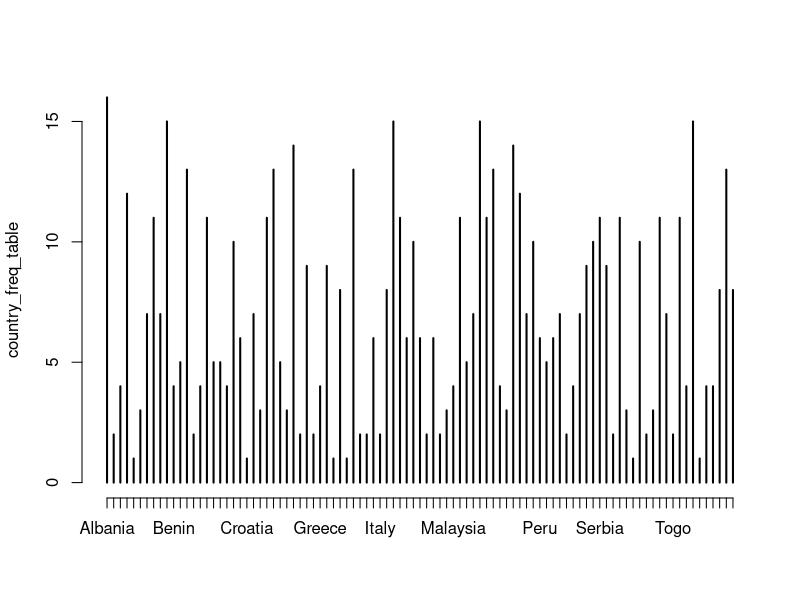
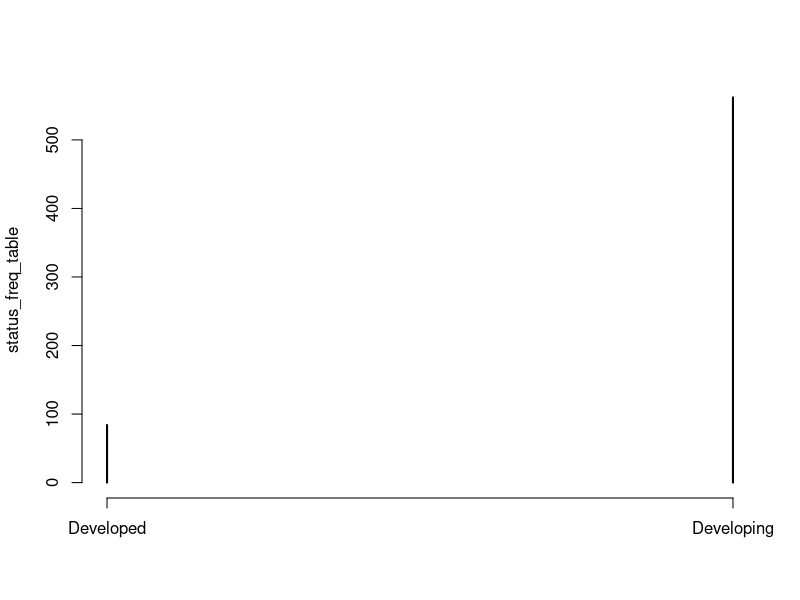
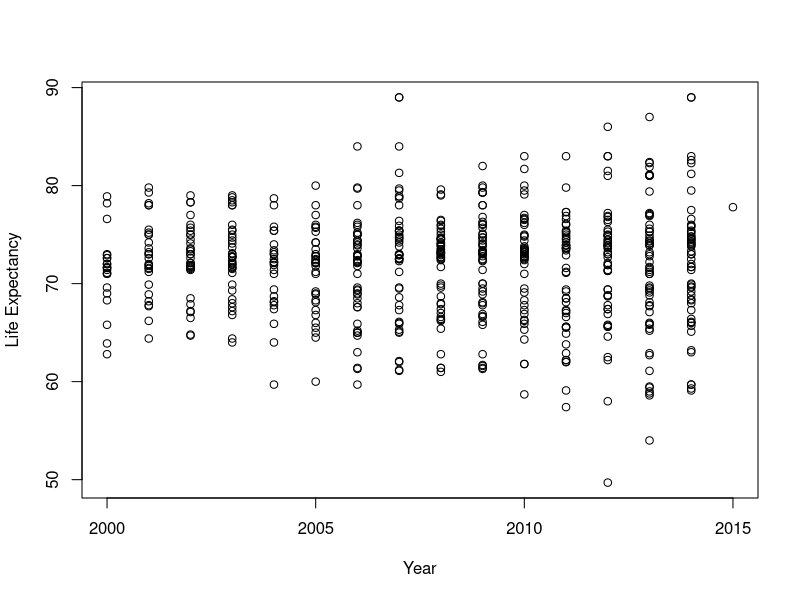
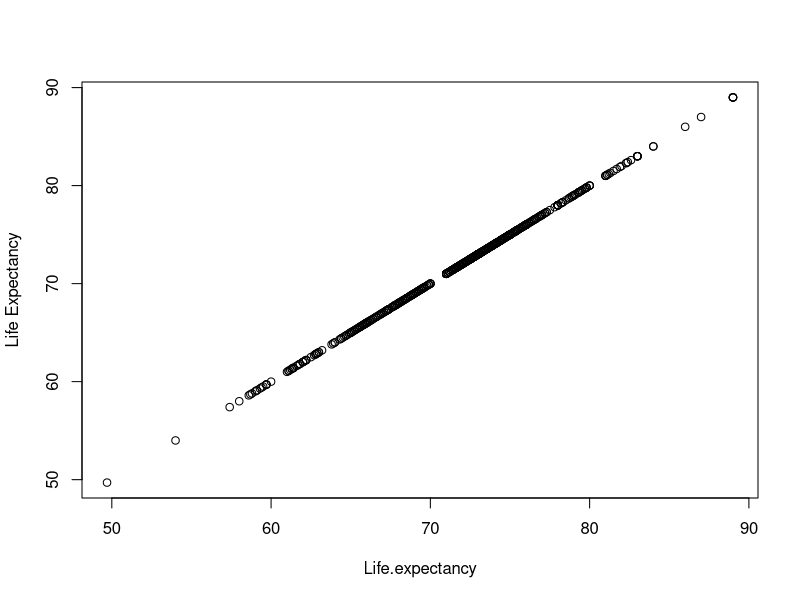
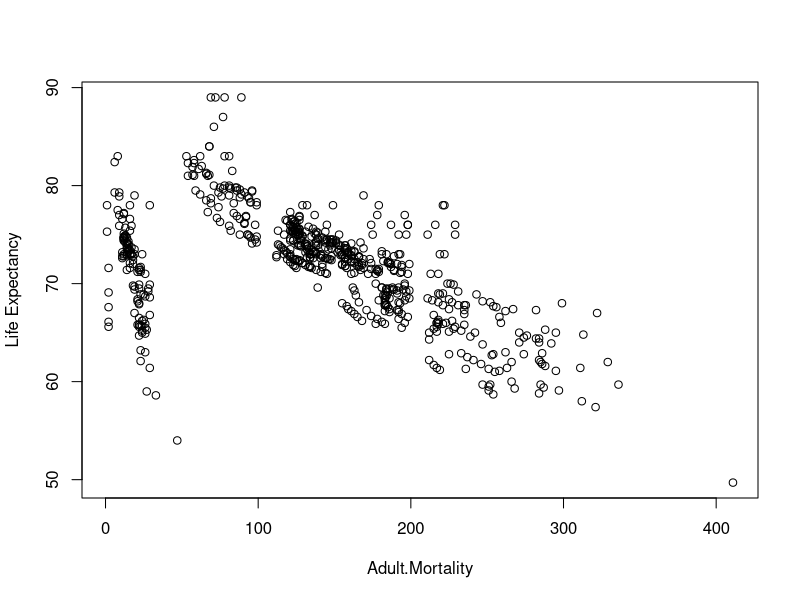
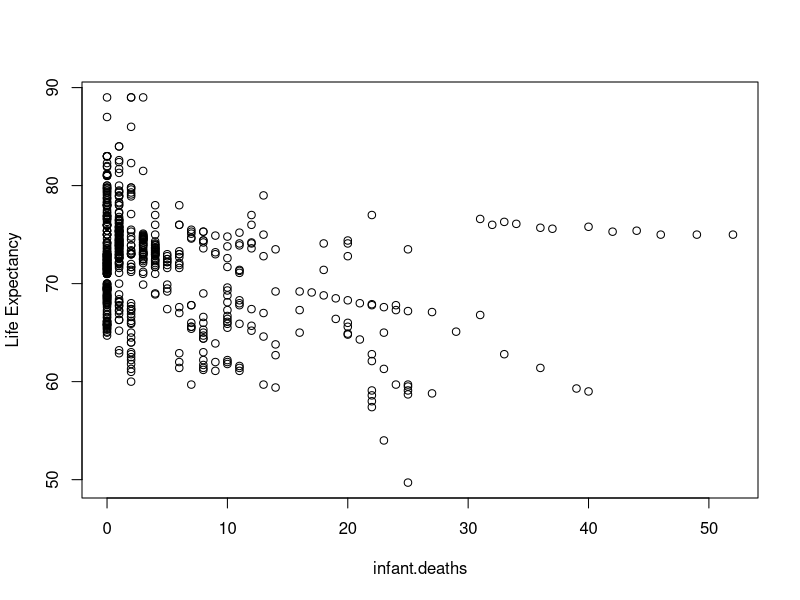
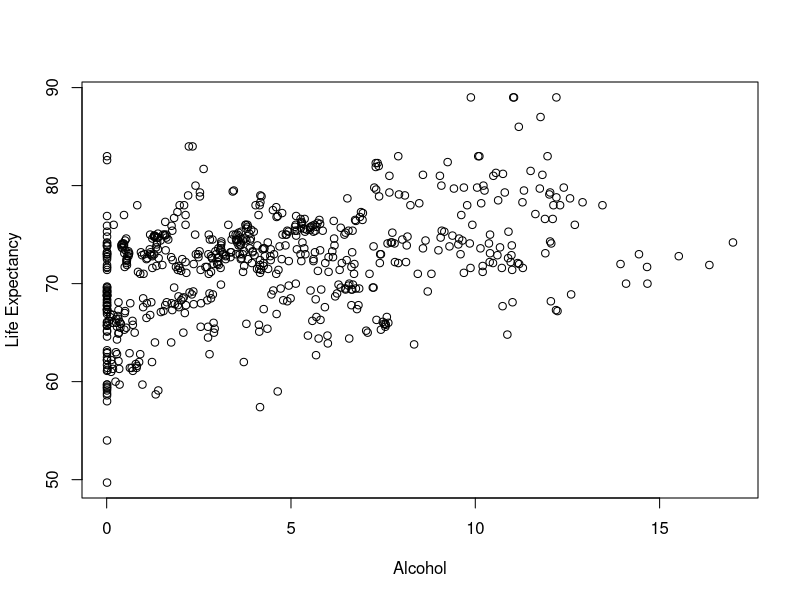
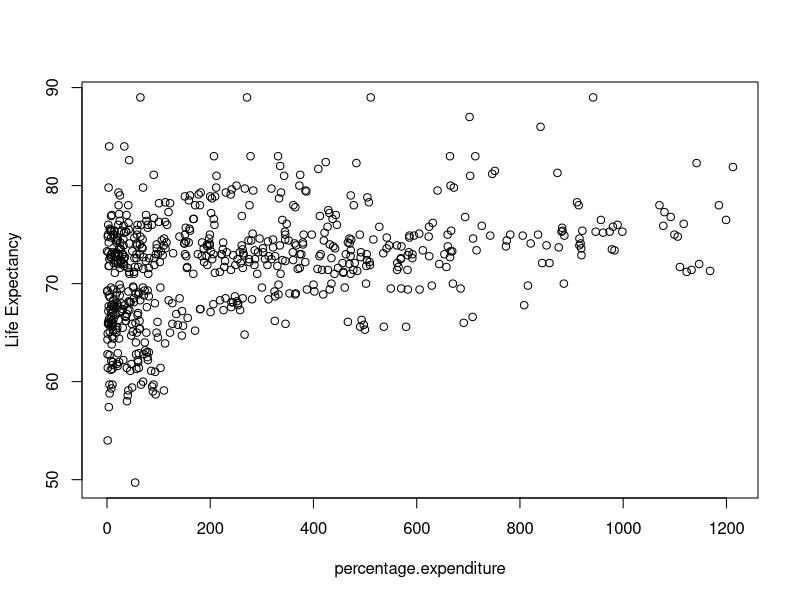

Here is the R script that generated these plots, in order: (Note: this script raises an error after producing the figures.)
## ---- chunk 1
df.raw <- read.csv('Life Expectancy Data.csv')
## ---- chunk 2
# Drop rows with NAs (few exist) and remove all outliers
df <- na.omit(df.raw)

# Identify outliers with the 1.5 * IQR rule
is_outlier <- function(x) {
  q <- quantile(x, probs = c(0.25, 0.75), na.rm = TRUE)
  iqr <- IQR(x, na.rm = TRUE)
  x < (q[1] - 1.5 * iqr) | x > (q[2] + 1.5 * iqr)
}

numeric_cols <- sapply(df, is.numeric)
outlier_rows <- apply(sapply(df[, numeric_cols], is_outlier), 1, any)

cat("Rows before removing outliers:", nrow(df), "\n")
cat("Rows with outliers removed:", sum(outlier_rows), "\n")
df <- df[!outlier_rows, ]
cat("Rows remaining:", nrow(df), "\n")
## ---- chunk 3
## countries
country_freq_table <- table(df$Country)
plot(country_freq_table)
## ---- chunk 4
## status
status_freq_table <- table(df$Status)
plot(status_freq_table)
## ---- chunk 5
(numeric.cols <- df[, sapply(df, is.numeric)])
## ---- chunk 6
lapply(names(numeric.cols), function(column_name) {
  plot(numeric.cols[[column_name]],
       numeric.cols$Life.expectancy,
       xlab = column_name,
       ylab = "Life Expectancy")
})
## ---- chunk 7
plot(
  Life.expectancy ~ percentage.expenditure,
  data = df,
  main = "Percentage Expenditure (Non-transformed) vs Life Expectancy",
  xlab = "Percentage Expenditure",
  ylab = "Life Expectancy"
)

plot(
  Life.expectancy ~ log(percentage.expenditure),
  data = df,
  main = "Percentage Expenditure (Log transformed) vs Life Expectancy",
  xlab = "log(Percentage Expenditure)",
  ylab = "Life Expectancy"
)
## ---- chunk 8
plot(
  Life.expectancy ~ GDP,
  data = df,
  main = "GDP (Non-transformed) vs Life Expectancy",
  xlab = "GDP",
  ylab = "Life Expectancy"
)

plot(
  Life.expectancy ~ I(log(GDP)),
  data = df,
  main = "GDP (Log transformed) vs Life Expectancy",
  xlab = "log(GDP)",
  ylab = "Life Expectancy"
)
## ---- chunk 9
lm.percentage.expenditure.nontrans <- lm(Life.expectancy ~ percentage.expenditure, data = df)
summary(lm.GDP.nontrans)

lm.percentage.expenditure.trans <- lm(Life.expectancy ~ I(log(percentage.expenditure)), data = df)
summary(lm.GDP.trans)

## ---- chunk 10
lm.GDP.nontrans <- lm(Life.expectancy ~ GDP, data = df)
summary(lm.GDP.nontrans)

lm.GDP.trans <- lm(Life.expectancy ~ I(log(GDP)), data = df)
summary(lm.GDP.trans)
